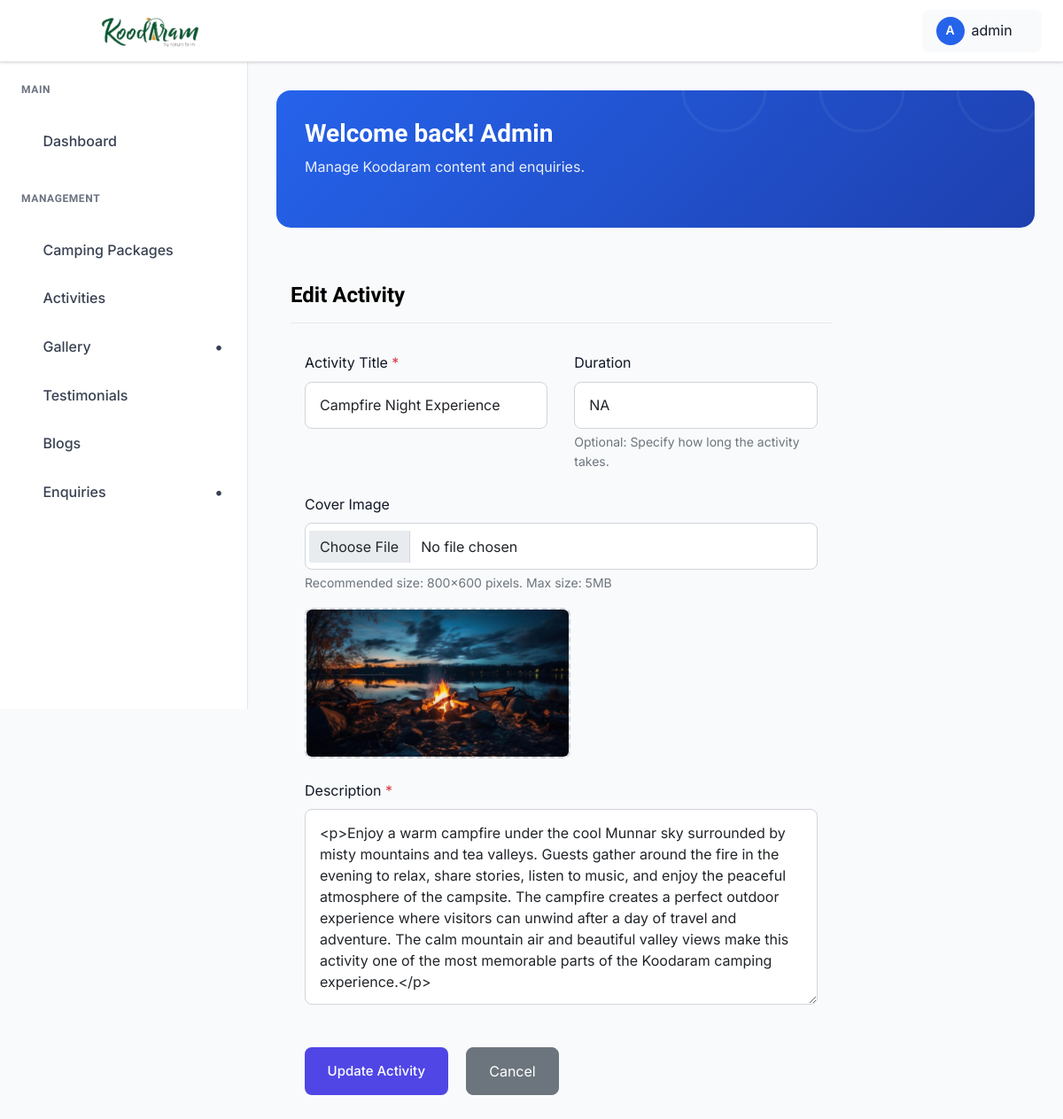
/dashboard/activities/2/edit/ (signed in), run on the app's committed database.
### koodaram_app/models.py (models this page shows, shortened)
class OptimizedImageModel(models.Model):
    image_fields = []
    class Meta:
        abstract = True

class Activity(OptimizedImageModel):
    image_fields = ["image"]
    title = models.CharField(max_length=200)
    slug = models.SlugField(unique=True, blank=True)
    description = models.TextField()
    image = models.ImageField(upload_to="activities/", help_text="Activity cover image")
    duration = models.CharField(max_length=100, blank=True, help_text="Duration (e.g., 3 Days, 2 Hours)")
    created_at = models.DateTimeField(auto_now_add=True)
    class Meta:
        ordering = ["-created_at"]
        verbose_name_plural = "Activities"

### koodaram_app/views.py (the view)
# urls.py: path("dashboard/activities/<int:pk>/edit/", views.activity_update, name="activity_update"),
@login_required(login_url="admin_login")
def activity_update(request, pk):
    activity = get_object_or_404(Activity, pk=pk)
    if request.method == "POST":
        form = ActivityForm(request.POST, request.FILES, instance=activity)
        if form.is_valid():
            form.save()
            messages.success(request, "Activity updated successfully!")
            return redirect("admin_activity_list")
    else:
        form = ActivityForm(instance=activity)
    return render(request, "admin_pages/create_activity.html", {"form": form, "activity": activity})

### koodaram_app/forms.py
class ActivityForm(forms.ModelForm):
    class Meta:
        model = Activity
        fields = ["title", "description", "image", "duration"]

### koodaram_app/context_processors.py (called while the page is built)
def _star_parts(rating: float) -> list[str]:
    rating = max(0.0, min(5.0, float(rating)))
    full = int(rating)
    remainder = rating - full
    half = 1 if remainder >= 0.25 and remainder < 0.75 else 0
    if remainder >= 0.75:
        full = min(5, full + 1)
    empty = max(0, 5 - full - half)
    return (["full"] * full) + (["half"] * half) + (["empty"] * empty)

def google_reviews(request) -> dict[str, Any]:
    rating = getattr(settings, "GOOGLE_REVIEW_RATING", 0.0)
    count = getattr(settings, "GOOGLE_REVIEW_COUNT", 0)
    url = getattr(settings, "GOOGLE_REVIEW_URL", "")
    return {
        "google_review_rating": rating,
        "google_review_count": count,
        "google_review_url": url,
        "google_review_stars": _star_parts(rating),
    }

### templates/admin_pages/create_activity.html (shortened to what this page needs)
{% extends "admin_pages/base.html" %}
{% load static %}
{% block content %}
<div class="dashboard sp_bottom_100">
    <div class="container-fluid full__width__padding">
        <div class="row">
            <div class="col-xl-9 col-lg-9 col-md-12 col-sm-12">
                <div class="dashboard__section__title">
                    <h4 class="mb-0">{% if activity %}Edit{% else %}Add{% endif %} Activity</h4>
                </div>
                <div class="row mt-4">
                    <div class="col-12">
                        <form method="post" enctype="multipart/form-data" class="needs-validation form-wrapper" novalidate>
                            <div class="row">
                                <div class="col-md-6 mb-4">
                                    <label for="title" class="form-label">Activity Title <span class="text-danger">*</span></label>
                                    <input type="text" name="title" id="title" class="form-control modern-input"
                                        placeholder="e.g. Mountain Trekking"
                                        value="{{ form.title.value|default_if_none:'' }}" required>
                                </div>
                                <div class="col-md-6 mb-4">
                                    <label for="duration" class="form-label">Duration</label>
                                    <input type="text" name="duration" id="duration" class="form-control modern-input"
                                        placeholder="e.g. 3 Days, 2 Hours"
                                        value="{{ form.duration.value|default_if_none:'' }}">
                                    <div class="form-text">Optional: Specify how long the activity takes.</div>
                                </div>
                                <div class="col-12 mb-4">
                                    <label for="image" class="form-label">Cover Image</label>
                                    <input type="file" name="image" id="image"
                                        class="form-control modern-input activity-image-input"
                                        data-preview-id="imagePreview" accept="image/*" {% if not activity %}required{% endif %}>
                                    <div class="form-text">Recommended size: 800x600 pixels. Max size: 5MB</div>
                                    <div id="imagePreview" class="activity-image-preview mt-3"
                                         style="{% if form.instance.image %}display:flex;{% else %}display:none;{% endif %}">
                                        {% if form.instance.image %}
                                            <img src="{{ form.instance.image.url }}" alt="Current Image">
                                        {% endif %}
                                    </div>
                                </div>
                                <div class="col-12 mb-4">
                                    <label for="description" class="form-label">Description <span class="text-danger">*</span></label>
                                    <textarea name="description" id="description"
                                        class="form-control uni-description modern-input" rows="8"
                                        placeholder="Describe the activity..." required>{{ form.description.value|default_if_none:'' }}</textarea>
                                </div>
                                <div class="col-12 mt-4">
                                    <div class="dashboard__form__button">
                                        <button type="submit" class="default__button">
                                            {% if activity %}Update{% else %}Add{% endif %} Activity
                                        </button>
                                        <a href="{% url 'admin_activity_list' %}" class="btn btn-secondary ms-2" style="padding: 0.85rem 1.6rem; border-radius: 8px;">Cancel</a>
                                    </div>
                                </div>
                            </div>
                        </form>
                    </div>
                </div> </div>
        </div>
    </div>
</div>
{% endblock %}

### templates/admin_pages/base.html (shortened to what this page needs)
{% load static %}
<!doctype html>
<html class="no-js" lang="en">
<head>
    <link rel="stylesheet" href="https://cdnjs.cloudflare.com/ajax/libs/toastr.js/latest/toastr.min.css">
    <link href="https://cdnjs.cloudflare.com/ajax/libs/font-awesome/5.15.4/css/all.min.css" rel="stylesheet">
    <link rel="stylesheet" href="{% static 'admin-static/assets/css/bootstrap.min.css' %}">
    <link rel="stylesheet" href="{% static 'admin-static/assets/css/icofont.min.css' %}">
    <link rel="stylesheet" href="{% static 'admin-static/assets/css/style.css' %}">
</head>
<body>
    <header class="dashboard-header">
        <div class="header-left">
            <a href="{% url 'admin_dashboard' %}" class="logo">
                <img src="{% static 'logo.png' %}" alt="Logo" style="height:200px;">
            </a>
        </div>
        <div class="header-right">
            <div class="user-profile-dropdown">
                <div class="user-profile-toggle">
                    <div class="user-avatar">
                        {{ request.user.username|first|upper }}
                    </div>
                    <span>{{ request.user.username}}</span>
                    <i class="icofont-simple-down"></i>
                </div>
            </div>
        </div>
    </header>
    <aside class="dashboard-sidebar" id="dashboardSidebar">
        <div class="sidebar-content">
            <div class="sidebar-section">
                <h6 class="sidebar-title">Main</h6>
                <ul class="sidebar-menu">
                    <li>
                        <a href="{% url 'admin_dashboard' %}"
                            class="{% if request.resolver_match.url_name == 'admin_dashboard' %}active{% endif %}">
                            <i class="icofont-dashboard"></i>
                            Dashboard
                        </a>
                    </li>
                </ul>
            </div>
            <div class="sidebar-section">
                <h6 class="sidebar-title">Management</h6>
                <ul class="sidebar-menu">
                    <li>
                        <a href="{% url 'admin_camping_package_list' %}"
                            class="{% if request.resolver_match.url_name == 'admin_camping_package_list' %}active{% endif %}">
                            <i class="icofont-quote-left"></i>
                            Camping Packages
                        </a>
                    </li>
                    <li>
                        <a href="{% url 'admin_activity_list' %}"
                            class="{% if request.resolver_match.url_name == 'admin_activity_list' %}active{% endif %}">
                            <i class="icofont-quote-left"></i>
                            Activities
                        </a>
                    </li>
                    <li
                        class="has-dropdown {% if request.resolver_match.url_name == 'list_image' or request.resolver_match.url_name == 'category_list' %}open{% endif %}">
                        <a href="#">
                            <i class="icofont-picture"></i>
                            Gallery
                        </a>
                    </li>
                    <li>
                        <a href="{% url 'review_list' %}"
                            class="{% if request.resolver_match.url_name == 'review_list' %}active{% endif %}">
                            <i class="icofont-quote-left"></i>
                            Testimonials
                        </a>
                    </li>
                    <li>
                        <a href="{% url 'admin_blog_list' %}"
                            class="{% if request.resolver_match.url_name == 'admin_blog_list' %}active{% endif %}">
                            <i class="icofont-newspaper"></i>
                            Blogs
                        </a>
                    </li>
                    <li class="has-dropdown">
                        <a href="#">
                            <i class="icofont-ui-messaging"></i>
                            Enquiries
                        </a>
                    </li>
                </ul>
            </div>
        </div>
    </aside>
    <main class="dashboard-main">
        <div class="dashboard-content">
            <div class="dashboard-banner">
                <div class="banner-content">
                    <h1 class="banner-title">Welcome back! Admin</h1>
                    <p class="banner-subtitle">Manage Koodaram content and enquiries.</p>
                </div>
            </div>
            {% block content %}{% endblock %}
        </div>
    </main>
</body>
</html>

### templates/admin_pages/base.html (style rules this page uses)
:root { --primary-blue: #2563eb; --dark-blue: #1e40af; --light-blue: #dbeafe; --sidebar-width: 280px; --header-height: 70px; --white: #ffffff; --gray-50: #f9fafb; --gray-100: #f3f4f6; --gray-200: #e5e7eb; --gray-300: #d1d5db; --gray-500: #6b7280; --gray-700: #374151; --gray-800: #1f2937; --gray-900: #111827; --shadow: 0 1px 3px 0 rgba(0, 0, 0, 0.1), 0 1px 2px 0 rgba(0, 0, 0, 0.06); --shadow-lg: 0 10px 15px -3px rgba(0, 0, 0, 0.1), 0 4px 6px -2px rgba(0, 0, 0, 0.05); }
* { margin: 0; padding: 0; box-sizing: border-box; }
body { font-family: 'Inter', 'Segoe UI', Tahoma, Geneva, Verdana, sans-serif; background-color: var(--gray-50); color: var(--gray-900); line-height: 1.6; }
.dashboard-header { position: fixed; top: 0; left: 0; right: 0; height: var(--header-height); background: var(--white); border-bottom: 1px solid var(--gray-200); box-shadow: var(--shadow); z-index: 1000; display: flex; align-items: center; padding: 0 24px; }
.header-left { display: flex; align-items: center; gap: 16px; }
.logo { display: flex; align-items: center; gap: 8px; color: var(--primary-blue); font-weight: 700; font-size: 20px; text-decoration: none; }
.logo img { padding-left: 0; width: auto; }
.header-right { margin-left: auto; display: flex; align-items: center; gap: 16px; }
.user-avatar { width: 32px; height: 32px; border-radius: 50%; background: var(--primary-blue); display: flex; align-items: center; justify-content: center; color: var(--white); font-weight: 600; font-size: 14px; }
.dashboard-sidebar { position: fixed; top: var(--header-height); left: 0; width: var(--sidebar-width); height: calc(100vh - var(--header-height)); background: var(--white); border-right: 1px solid var(--gray-200); overflow-y: auto; z-index: 999; transition: transform 0.3s ease; }
.sidebar-content { padding: 24px 0; }
.sidebar-section { margin-bottom: 32px; }
.sidebar-title { padding: 0 24px 12px; font-size: 12px; font-weight: 600; text-transform: uppercase; color: var(--gray-500); letter-spacing: 0.05em; }
.sidebar-menu { list-style: none; }
.sidebar-menu li { margin-bottom: 4px; display: block; width: 100%; }
.sidebar-menu a { display: flex; align-items: center; gap: 12px; padding: 12px 24px; color: var(--gray-700); text-decoration: none; font-weight: 500; transition: all 0.2s; position: relative; }
.has-dropdown>a::after { content: '•'; font-family: inherit; font-weight: bold; font-size: 18px; margin-left: auto; transition: transform 0.3s ease; display: inline-block; width: 16px; text-align: center; }
.dashboard-main { margin-left: var(--sidebar-width); margin-top: var(--header-height); min-height: calc(100vh - var(--header-height)); overflow-y: auto; }
.dashboard-content { padding: 32px; }
.dashboard-banner { background: linear-gradient(135deg, var(--primary-blue) 0%, var(--dark-blue) 100%); border-radius: 16px; padding: 32px; color: var(--white); margin-bottom: 32px; position: relative; overflow: hidden; }
.dashboard-banner::before { content: ''; position: absolute; top: -50%; right: -50%; width: 100%; height: 100%; opacity: 0.5; }
.banner-content { position: relative; z-index: 1; }
.banner-title { font-size: 28px; font-weight: 700; margin-bottom: 8px; color: var(--white); }
.banner-subtitle { font-size: 16px; opacity: 0.9; margin-bottom: 24px; color: var(--white); }
.user-profile-dropdown { position: relative; margin-left: 10px; }
.user-profile-toggle { display: flex; align-items: center; gap: 8px; padding: 8px 16px; border-radius: 8px; background: var(--gray-50); cursor: pointer; transition: all 0.2s; }
.user-profile-toggle i { font-size: 12px; transition: transform 0.3s ease; }
body { -webkit-user-select: none; -moz-user-select: none; -ms-user-select: none; user-select: none; }

### data on the page
Activity: title "Campfire Night Experience", duration "NA", instance.image (picture), description "<p>Enjoy a warm campfire under the cool Munnar sky surrounded by misty mountains and tea valleys. Guests gather around the fire in the evening to relax, share stories, listen to music, and enjoy the peaceful atmosphere of the campsite. The campfire creates a perfect outdoor experience where visitors can unwind after a day of travel and adventure. The calm mountain air and beautiful valley views make this activity one of the most memorable parts of the Koodaram camping experience.</p>"

### other printed values
{{ request.user.username|first|upper }} "A"
{{ request.user.username }} "admin"
